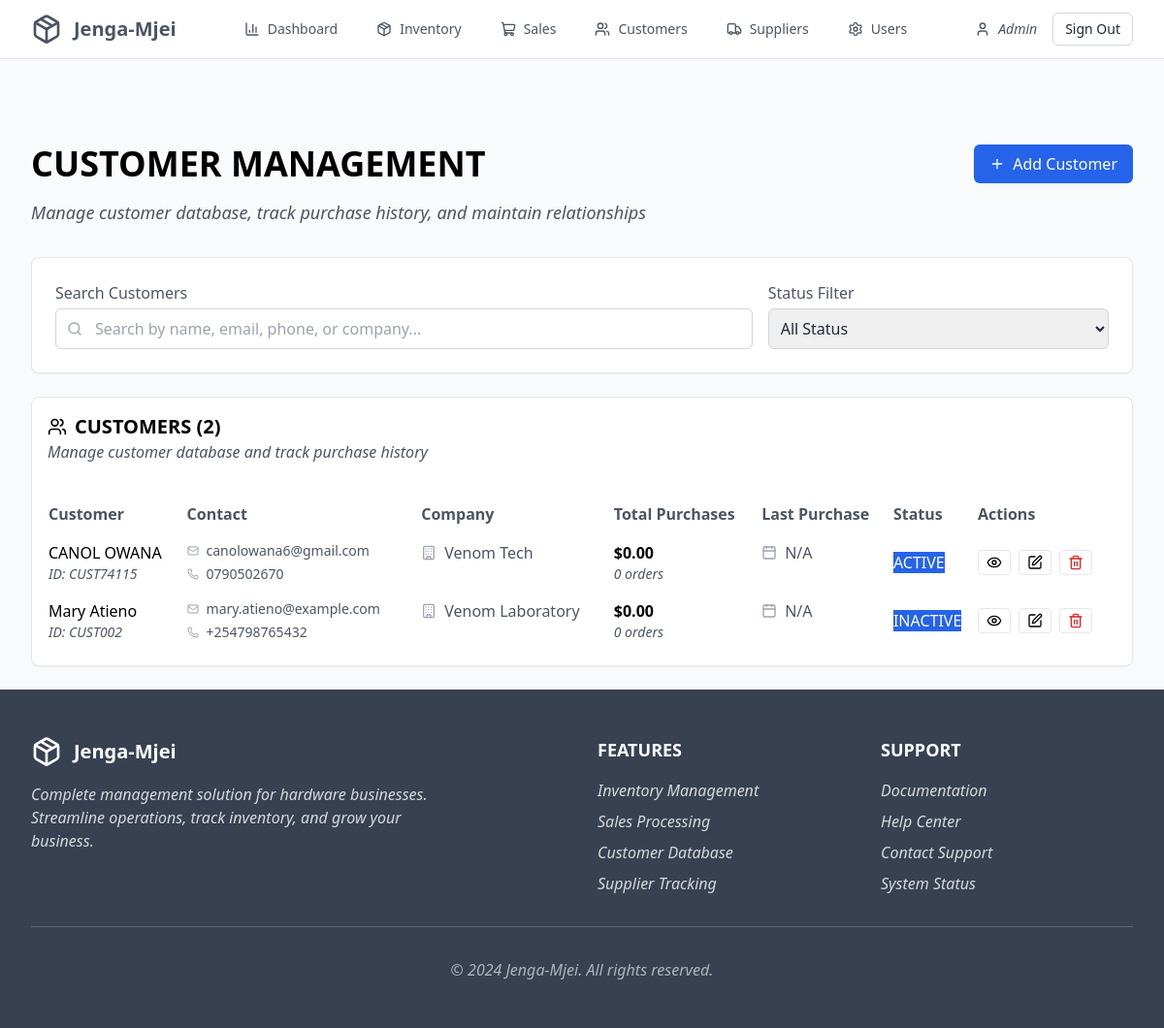
Screenshot of /customers.php (signed in) with the database file from the repository.
### tables this page shows
CREATE TABLE `customers` (
  `customer_id` varchar(10) DEFAULT NULL,
  `name` varchar(255) NOT NULL,
  `company` varchar(255) DEFAULT NULL,
  `email` varchar(255) NOT NULL,
  `phone` varchar(20) NOT NULL,
  `address` text DEFAULT NULL,
  `status` varchar(50) NOT NULL,
  `loyalty_points` int(11) DEFAULT 0,
  `notes` text DEFAULT NULL,
  `date_added` timestamp NOT NULL DEFAULT current_timestamp()
);

### customers.php (the view, shortened to what this page needs)
<?php
include 'config.php';
$stmt = $pdo->query("SELECT * FROM customers LIMIT 3");
$customers = $stmt->fetchAll(PDO::FETCH_ASSOC);
?>
<!DOCTYPE html>
<html lang="en">
<head>
  <script src="https://cdn.tailwindcss.com"></script>
</head>
<body class="bg-gray-50 text-gray-800">
<?php include 'header.php'; ?>
  <div class="max-w-7xl mx-auto px-4 sm:px-6 lg:px-8 py-6">
    <div class="flex flex-col sm:flex-row justify-between items-start mb-8 space-y-4 sm:space-y-0">
      <div>
        <h1 class="text-3xl sm:text-4xl font-bold text-black mb-4">CUSTOMER MANAGEMENT</h1>
        <p class="text-base sm:text-lg text-gray-600 italic font-normal">
          Manage customer database, track purchase history, and maintain relationships
        </p>
      </div>
      <button id="addCustomerBtn" class="bg-blue-600 text-white px-4 py-2 rounded-md flex items-center hover:bg-blue-700 transition-colors">
        <i data-lucide="plus" class="w-4 h-4 mr-2"></i>
        Add Customer
      </button>
    </div>
    <div class="bg-white border border-gray-200 rounded-lg mb-6 shadow-sm">
      <div class="p-6">
        <div class="grid grid-cols-1 sm:grid-cols-2 lg:grid-cols-3 gap-4">
          <div class="lg:col-span-2">
            <label for="search" class="text-gray-600 font-normal">Search Customers</label>
            <div class="relative mt-1">
              <i data-lucide="search" class="absolute left-3 top-1/2 transform -translate-y-1/2 w-4 h-4 text-gray-400"></i>
              <input id="search" placeholder="Search by name, email, phone, or company..." class="w-full pl-10 border border-gray-300 rounded-md p-2" />
            </div>
          </div>
          <div>
            <label class="text-gray-600 font-normal">Status Filter</label>
            <select class="mt-1 w-full border border-gray-300 rounded-md p-2">
              <option value="all">All Status</option>
            </select>
          </div>
        </div>
      </div>
    </div>
    <div class="bg-white border border-gray-200 rounded-lg shadow-sm">
      <div class="p-4">
        <h3 class="text-xl font-bold text-black flex items-center">
          <i data-lucide="users" class="w-5 h-5 mr-2"></i>
          CUSTOMERS (<?php echo count($customers); ?>)
        </h3>
        <p class="text-gray-600 italic font-normal">Manage customer database and track purchase history</p>
      </div>
      <div class="p-4 overflow-x-auto">
        <table class="w-full">
          <thead>
            <tr>
              <th class="text-left font-bold text-gray-600 py-2">Customer</th>
              <th class="text-left font-bold text-gray-600 py-2">Contact</th>
              <th class="text-left font-bold text-gray-600 py-2">Company</th>
              <th class="text-left font-bold text-gray-600 py-2">Total Purchases</th>
              <th class="text-left font-bold text-gray-600 py-2">Last Purchase</th>
              <th class="text-left font-bold text-gray-600 py-2">Status</th>
              <th class="text-left font-bold text-gray-600 py-2">Actions</th>
            </tr>
          </thead>
          <tbody>
            <?php foreach ($customers as $customer) { ?>
              <tr>
                <td class="py-2" data-label="Customer">
                  <div>
                    <p class="font-medium text-black"><?php echo htmlspecialchars($customer['name']); ?></p>
                    <p class="text-sm text-gray-600 italic">ID: <?php echo htmlspecialchars($customer['customer_id'] ?? 'N/A'); ?></p>
                  </div>
                </td>
                <td class="py-2" data-label="Contact">
                  <div class="space-y-1">
                    <div class="flex items-center space-x-2">
                      <i data-lucide="mail" class="w-3 h-3 text-gray-400"></i>
                      <span class="text-sm text-gray-600"><?php echo htmlspecialchars($customer['email']); ?></span>
                    </div>
                    <div class="flex items-center space-x-2">
                      <i data-lucide="phone" class="w-3 h-3 text-gray-400"></i>
                      <span class="text-sm text-gray-600"><?php echo htmlspecialchars($customer['phone']); ?></span>
                    </div>
                  </div>
                </td>
                <td class="py-2 flex items-center space-x-2" data-label="Company">
                  <i data-lucide="building" class="w-4 h-4 text-gray-400"></i>
                  <span class="text-gray-600"><?php echo htmlspecialchars($customer['company'] ?? 'N/A'); ?></span>
                </td>
                <td class="py-2" data-label="Total Purchases">
                  <p class="font-bold text-black">$0.00</p>
                  <p class="text-sm text-gray-600 italic">0 orders</p>
                </td>
                <td class="py-2 flex items-center space-x-2" data-label="Last Purchase">
                  <i data-lucide="calendar" class="w-4 h-4 text-gray-400"></i>
                  <span class="text-gray-600">N/A</span>
                </td>
                <td class="py-2" data-label="Status">
                  <span class="badge bg-blue-600 text-white"><?php echo strtoupper(htmlspecialchars($customer['status'])); ?></span>
                </td>
                <td class="py-2" data-label="Actions">
                  <div class="flex space-x-2">
                    <button class="viewBtn border border-gray-200 text-black px-2 py-1 rounded hover:bg-gray-100 transition-colors" data-email="<?php echo htmlspecialchars($customer['email']); ?>">
                      <i data-lucide="eye" class="w-4 h-4"></i>
                    </button>
                    <button class="editBtn border border-gray-200 text-black px-2 py-1 rounded hover:bg-gray-100 transition-colors" data-email="<?php echo htmlspecialchars($customer['email']); ?>">
                      <i data-lucide="edit" class="w-4 h-4"></i>
                    </button>
                    <button class="deleteBtn border border-gray-200 text-red-600 px-2 py-1 rounded hover:bg-red-50 transition-colors" data-email="<?php echo htmlspecialchars($customer['email']); ?>">
                      <i data-lucide="trash-2" class="w-4 h-4"></i>
                    </button>
                  </div>
                </td>
              </tr>
            <?php } ?>
          </tbody>
        </table>
      </div>
    </div>
  </div>
<?php include 'footer.php'; ?>
</body>
</html>

### rows the page displays
customers: name "CANOL OWANA", customer "CUST74115", email "canolowana6@gmail.com", phone "0790502670", company "Venom Tech", status "ACTIVE"
customers: name "Mary Atieno", customer "CUST002", email "mary.atieno@example.com", phone "+254798765432", company "Venom Laboratory", status "INACTIVE"

### other values shown
count($customers) "2"
